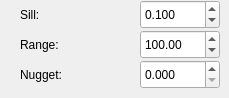
       <widget class="QWidget" name="exponentiellStartwerte_point">
        <widget class="QLabel" name="label_sill_11">
         <property name="geometry">
          <rect>
           <x>20</x>
           <y>0</y>
           <width>30</width>
           <height>29</height>
          </rect>
         </property>
         <property name="text">
          <string>Sill:</string>
         </property>
        </widget>
        <widget class="QDoubleSpinBox" name="doubleSpinBox_nugget_exp_point">
         <property name="geometry">
          <rect>
           <x>140</x>
           <y>60</y>
           <width>80</width>
           <height>29</height>
          </rect>
         </property>
         <property name="decimals">
          <number>3</number>
         </property>
         <property name="singleStep">
          <double>0.100000000000000</double>
         </property>
         <property name="value">
          <double>0.000000000000000</double>
         </property>
        </widget>
        <widget class="QDoubleSpinBox" name="doubleSpinBox_range_exp_point">
         <property name="geometry">
          <rect>
           <x>140</x>
           <y>30</y>
           <width>80</width>
           <height>29</height>
          </rect>
         </property>
         <property name="maximum">
          <double>1000.000000000000000</double>
         </property>
         <property name="value">
          <double>100.000000000000000</double>
         </property>
        </widget>
        <widget class="QDoubleSpinBox" name="doubleSpinBox_sill_exp_point">
         <property name="geometry">
          <rect>
           <x>140</x>
           <y>0</y>
           <width>80</width>
           <height>29</height>
          </rect>
         </property>
         <property name="decimals">
          <number>3</number>
         </property>
         <property name="singleStep">
          <double>0.100000000000000</double>
         </property>
         <property name="value">
          <double>0.100000000000000</double>
         </property>
        </widget>
        <widget class="QLabel" name="label_range_9">
         <property name="geometry">
          <rect>
           <x>20</x>
           <y>30</y>
           <width>61</width>
           <height>29</height>
          </rect>
         </property>
         <property name="text">
          <string>Range:</string>
         </property>
        </widget>
        <widget class="QLabel" name="label_nugget_10">
         <property name="geometry">
          <rect>
           <x>20</x>
           <y>60</y>
           <width>69</width>
           <height>29</height>
          </rect>
         </property>
         <property name="text">
          <string>Nugget:</string>
         </property>
        </widget>
       </widget>
